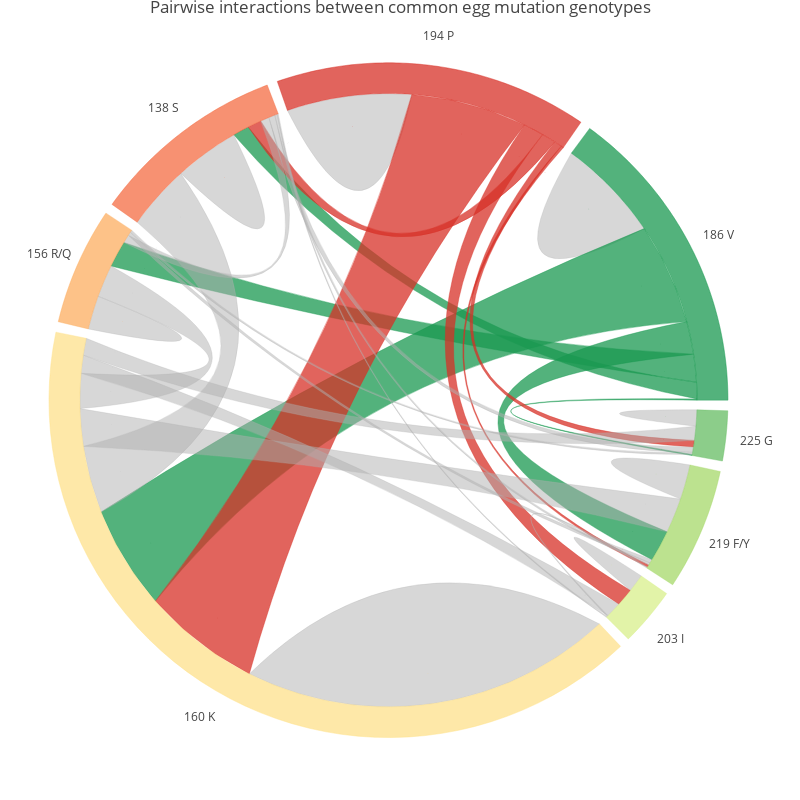

The notebook cell saved with this chart:
### Code cell
data = ideograms + ribbon_info
layout['shapes'] = shapes
layout['annotations'] = annotations
fig = go.Figure(data=data, layout=layout)
from plotly.offline import download_plotlyjs, init_notebook_mode,  iplot, plot
init_notebook_mode(connected=True)
iplot(fig)
